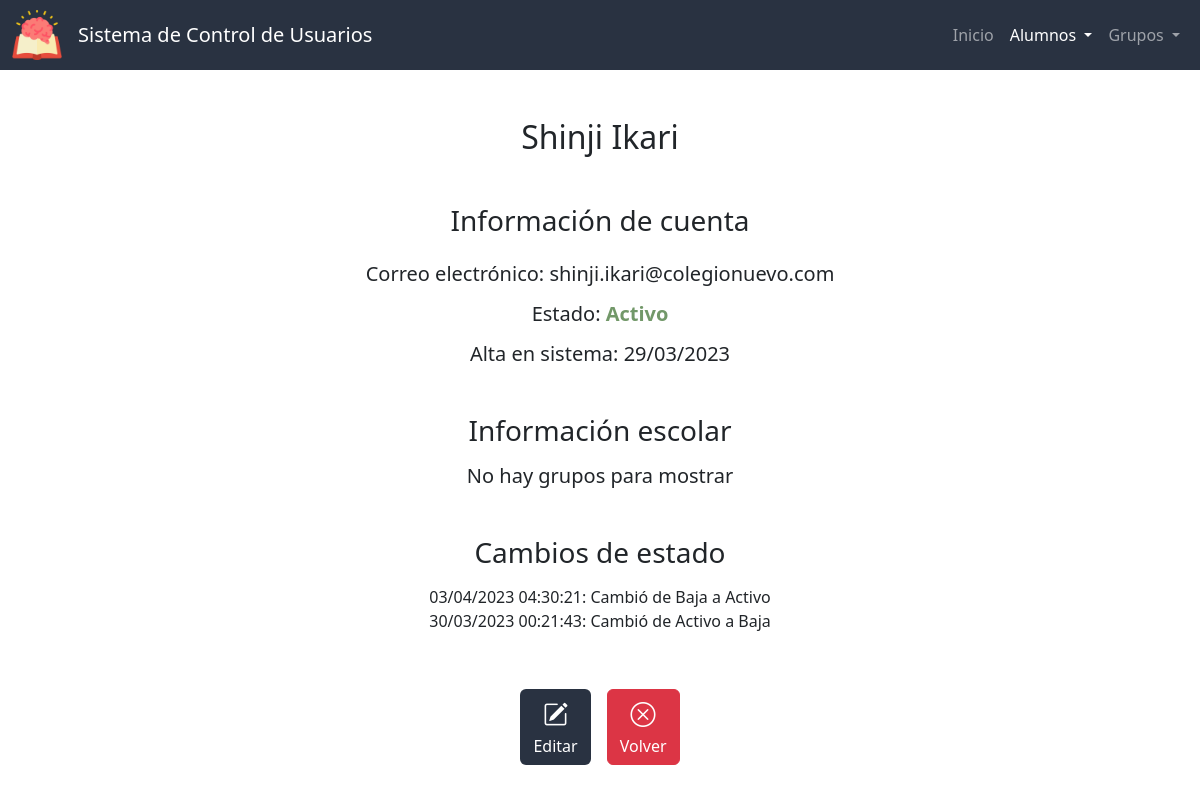
The app's page /ver_alumno?id=13, older data.
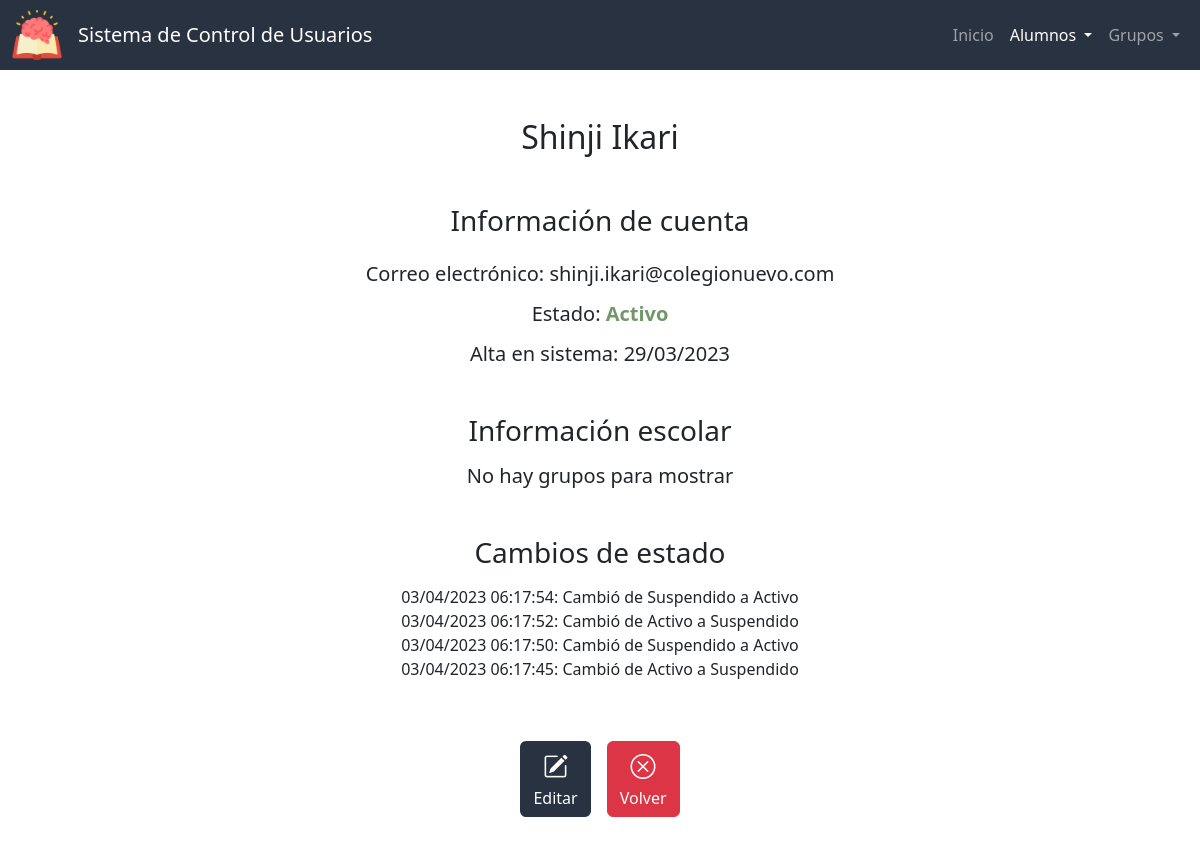
The same page, newer data.
### app.py (models this page shows, shortened)
class Alumnos(db.Model):
    id = db.Column(db.Integer, primary_key=True)
    nombre = db.Column(db.String(50), nullable=False)
    apellidos = db.Column(db.String(50), nullable=False)
    correo = db.Column(db.String(50), nullable=False, unique=True)
    estado = db.Column(db.Integer, nullable=False, default=0) # 0 - activo, 1 - suspendido, 2 - baja
    fecha_de_creacion = db.Column(db.DateTime, nullable=False, default=datetime.now)

class CambiosEstado(db.Model):
    id = db.Column(db.Integer, primary_key=True)
    id_alumno = db.Column(db.Integer, db.ForeignKey('alumnos.id'), nullable=False)
    fecha = db.Column(db.DateTime, nullable=False, default=datetime.utcnow)
    estado_anterior = db.Column(db.Integer, nullable=False)
    estado_nuevo = db.Column(db.Integer, nullable=False)
    def __repr__(self):
        return f'<Alumno: {self.id_alumno} cambió de {self.estado_anterior} a {self.estado_nuevo} el día {self.fecha}>'

### app.py (the view)
@app.route('/ver_alumno')
def ver_alumno():
    id_alumno = request.args.get("id")
    alumno = db.session.query(Alumnos).filter_by(id=id_alumno).first()
    cambios = db.session.query(CambiosEstado).filter_by(id_alumno=id_alumno).order_by(CambiosEstado.fecha.desc()).all()
    id_grupo = db.session.query(alumnos_por_grupo.c.id_grupo).filter_by(id_alumno=alumno.id).first()
    if id_grupo:
        id_grupo = id_grupo[0]
        grupo_actual = db.session.query(Grupos).filter_by(id=id_grupo).first()
    else:
        grupo_actual = None
    estado = ESTADOSV[alumno.estado]
    print(cambios)
    return render_template("ver_alumno.html", ver=True, active="Alumno", grupo_actual=grupo_actual, alumno=alumno, estado=estado, colores=COLORES, cambios=cambios, estados=ESTADOSV)

### templates/ver_alumno.html (shortened to what this page needs)
{% extends "layout.html" %}
{% block main %}
    <h2 class="mb-5">{{ alumno.nombre }} {{ alumno.apellidos }}</h2>
    <h3 class="mb-4">Información de cuenta</h3>
    <h5 class="mb-3">Correo electrónico: {{ alumno.correo }}</h5>
    <h5 class="mb-3">Estado: <span style="color:{{ colores[estado] }}; font-weight: bold;">{{ estado }}</span></h5>
    <h5 class="mb-5">Alta en sistema: {{ alumno.fecha_de_creacion.strftime('%d/%m/%Y') }}</h5>
    <h3 class="mb-3">Información escolar</h3>
    <h5 class="mb-5">{% if grupo_actual %} Grupo: {% else %} No hay grupos para mostrar {% endif %}
    </h5>
    {% if cambios %}
        <h3 class="mb-3">Cambios de estado</h3>
        <div class="mb-5" id="log">
            {% for cambio in cambios %}
                {{ cambio.fecha.strftime('%d/%m/%Y %H:%M:%S') }}: Cambió de {{ estados[cambio.estado_anterior] }} a {{ estados[cambio.estado_nuevo] }} <br>
            {% endfor %}
        </div>
    {% endif %}
    <div class="p-2 btn-group">
        <form action="/editar_alumno">
            <button type="submit" class="btn-bi btn color-primario mx-2" title="Editar"><i class="bi bi-pencil-square"></i><div>Editar</div></button>
        </form>
        <form action="/lista_alumnos">
            <button type="submit" class="btn-big btn btn-danger mx-2" title="Volver"><i class="bi bi-x-circle"></i><div>Volver</div></button>
        </form>
    </div>
{% endblock %}

### templates/layout.html (shortened to what this page needs)
<!DOCTYPE html>
<html lang="es">
    <head>
        <link href="https://cdn.jsdelivr.net/npm/bootstrap@5.3.0-alpha1/dist/css/bootstrap.min.css" rel="stylesheet">
        <link rel="stylesheet" href="https://cdn.jsdelivr.net/npm/bootstrap-icons@1.10.3/font/bootstrap-icons.css">
        <link rel="stylesheet" href="https://use.fontawesome.com/releases/v5.6.3/css/all.css">
        <link href="/static/styles.css" rel="stylesheet">
    </head>
    <body>
        <nav class="navbar navbar-expand-sm navbar-dark">
            <div class="container-fluid">
                <a class="navbar-brand" href="/">
                    <img alt="logo de escuela" src="static\logo.png" height=50px class="d-inline-block align-top">
                </a>
                <a class="navbar-brand" href="/"><span class="movil">SCU</span><span class="no-movil">Sistema de Control de Usuarios</span></a>
                <div class="collapse navbar-collapse color-primario" id="navbarSupportedContent">
                    <ul class="navbar-nav ms-auto mb-2 mb-lg-0">
                    <li class="nav-item">
                        <a class="nav-link {% if active=='Inicio' %} active {% endif %}" aria-current="page" href="/">Inicio</a>
                    </li>
                    <li class="nav-item dropdown">
                        <a class="nav-link dropdown-toggle {% if active in ['Lista de alumnos', 'Alta alumno', 'Alumno', 'Bajas alumnos'] %} active {% endif %}" href="#" id="navbarDropdown" role="button" data-bs-toggle="dropdown" aria-expanded="false">
                        Alumnos
                        </a>
                    </li>
                    <li class="nav-item dropdown">
                        <a class="nav-link dropdown-toggle {% if grupo %} active {% endif %}" href="#" id="navbarDropdown" role="button" data-bs-toggle="dropdown" aria-expanded="false">
                        Grupos
                        </a>
                    </li>
                    </ul>
                </div>
            </div>
          </nav>
          <main class="container-fluid py-5 text-center">
            {% block main %}{% endblock %}
        </main>
    </body>
</html>

### static/styles.css (style rules this page uses)
:root { --color-primario: #293241; --color-primario-active: #3b4f69; --color-primario-hover: #334458; --letra-primario: white; --letra-primario-inactive: #9A9EA5; --letra-primario-hover: #C9CBCF; --verde: #729869; --verde-active: #588559; --amarillo: #D69900; --amarillo-active: #b17900; --color-ver: #3D5A80; --color-ver-active: #5281a7; --gris: #a5a5a5; --gris-active: #969696; --gris-oscuro: #7c7c7c; --gris-oscuro-active: #646464; }
.navbar { background-color: var(--color-primario); height: 70px; }
.color-primario { background-color: var(--color-primario); color: var(--letra-primario); }
.btn.edit, .btn-big { margin: 0 5px; transition: transform 0.2s ease-in-out; }
.btn-danger { margin: 0; }
.bi { font-size: 25px; color: var(--letra-primario); }
#log { max-height: 100px; overflow: auto; max-width: 500px; justify-content: center; margin: auto; }

Row changes from the older to the newer data that the page shows:
no longer on this page (row unchanged): CambiosEstado: fecha "03/04/2023 04:30:21", estado_anterior "Baja", estado_nuevo "Activo"
no longer on this page (row unchanged): CambiosEstado: fecha "30/03/2023 00:21:43", estado_anterior "Activo", estado_nuevo "Baja"
added CambiosEstado: fecha "03/04/2023 06:17:54", estado_anterior "Suspendido", estado_nuevo "Activo"
added CambiosEstado: fecha "03/04/2023 06:17:52", estado_anterior "Activo", estado_nuevo "Suspendido"
added CambiosEstado: fecha "03/04/2023 06:17:50", estado_anterior "Suspendido", estado_nuevo "Activo"
added CambiosEstado: fecha "03/04/2023 06:17:45", estado_anterior "Activo", estado_nuevo "Suspendido"
